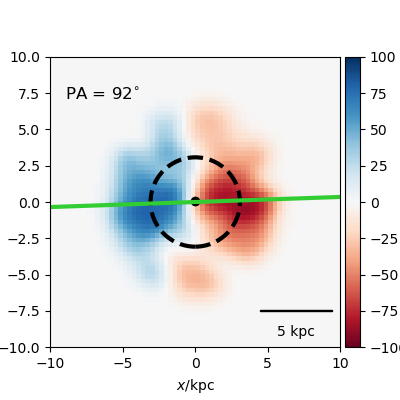

Generate this figure with Python:
#galaxy 204 Ray's gas velocity code
import pynbody
import numpy as np
import pynbody.plot.sph as sph
import matplotlib.pyplot as plt
from pynbody_velmaps.position_angles import *
from pynbody_velmaps.scripts.plot_manga_velmaps import *

filename='/mnt/data0/jillian/gguaman/r204/cosmo25p.768sg1bwK1BHe75.007779'
redshift=0.03
image_width=20

def rho_sq(particles):
    return particles['rho']**2

gas_map, gas_pa, ax = plot_manga_map(filename, redshift, "gas", weights=rho_sq, image_width=image_width, orientation="sideon", cmap='RdBu', vmin=-100, vmax=100)

#plt.show()
plt.savefig("galaxy204_GasVelR.png")
